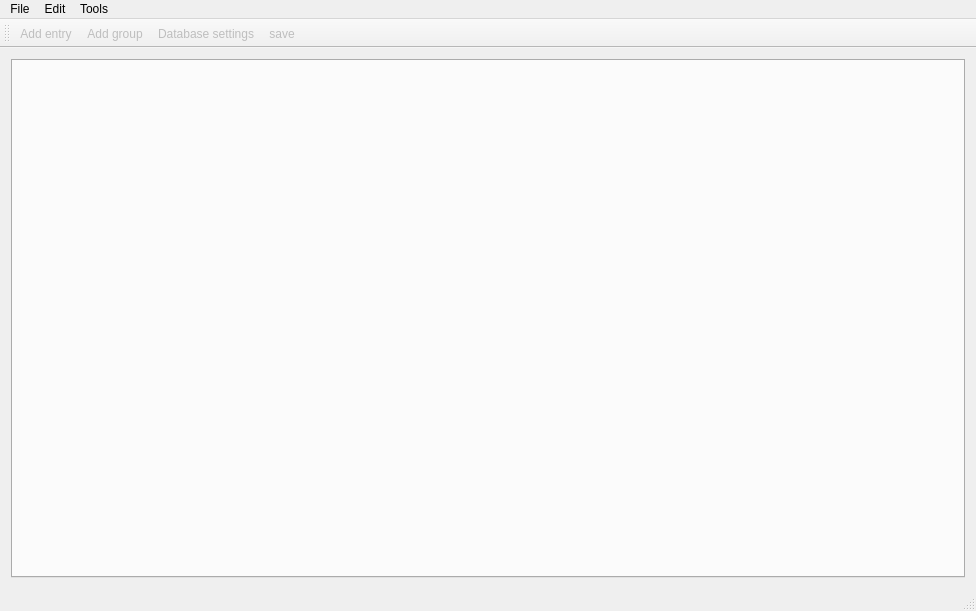
<?xml version="1.0" encoding="UTF-8"?>
<ui version="4.0">
 <class>QtPassWindow</class>
 <widget class="QMainWindow" name="QtPassWindow">
  <property name="geometry">
   <rect>
    <x>0</x>
    <y>0</y>
    <width>976</width>
    <height>611</height>
   </rect>
  </property>
  <property name="windowTitle">
   <string>QtPass</string>
  </property>
  <widget class="QWidget" name="centralWidget">
   <layout class="QHBoxLayout" name="horizontalLayout">
    <item>
     <widget class="QTabWidget" name="tabWidget">
      <property name="currentIndex">
       <number>-1</number>
      </property>
      <property name="tabsClosable">
       <bool>true</bool>
      </property>
      <property name="movable">
       <bool>true</bool>
      </property>
     </widget>
    </item>
   </layout>
  </widget>
  <widget class="QMenuBar" name="menuBar">
   <property name="geometry">
    <rect>
     <x>0</x>
     <y>0</y>
     <width>976</width>
     <height>20</height>
    </rect>
   </property>
   <widget class="QMenu" name="menuFile">
    <property name="title">
     <string>File</string>
    </property>
    <addaction name="actionOpen"/>
    <addaction name="separator"/>
    <addaction name="actionSave"/>
    <addaction name="actionSaveAs"/>
    <addaction name="actionClose"/>
    <addaction name="separator"/>
    <addaction name="actionExit"/>
   </widget>
   <widget class="QMenu" name="menuTools">
    <property name="title">
     <string>Tools</string>
    </property>
    <addaction name="actionGenerate_password"/>
    <addaction name="separator"/>
    <addaction name="actionDsAsDefault"/>
   </widget>
   <widget class="QMenu" name="menuEdit">
    <property name="title">
     <string>Edit</string>
    </property>
   </widget>
   <addaction name="menuFile"/>
   <addaction name="menuEdit"/>
   <addaction name="menuTools"/>
  </widget>
  <widget class="QToolBar" name="mainToolBar">
   <attribute name="toolBarArea">
    <enum>TopToolBarArea</enum>
   </attribute>
   <attribute name="toolBarBreak">
    <bool>false</bool>
   </attribute>
   <addaction name="actionAddEntry"/>
   <addaction name="actionAddGroup"/>
   <addaction name="actionDatabaseSettings"/>
   <addaction name="actionSave"/>
  </widget>
  <widget class="QStatusBar" name="statusBar"/>
  <action name="actionOpen">
   <property name="text">
    <string>Open</string>
   </property>
  </action>
  <action name="actionGenerate_password">
   <property name="text">
    <string>Generate password</string>
   </property>
  </action>
  <action name="actionDsAsDefault">
   <property name="text">
    <string>Set current display setting as default</string>
   </property>
  </action>
  <action name="actionAddEntry">
   <property name="enabled">
    <bool>false</bool>
   </property>
   <property name="icon">
    <iconset resource="icons/16x16/16x16.qrc">
     <normaloff>:/kdbx/icons/16x16/C00.png</normaloff>:/kdbx/icons/16x16/C00.png</iconset>
   </property>
   <property name="text">
    <string>Add entry</string>
   </property>
  </action>
  <action name="actionAddGroup">
   <property name="enabled">
    <bool>false</bool>
   </property>
   <property name="icon">
    <iconset resource="icons/16x16/16x16.qrc">
     <normaloff>:/kdbx/icons/16x16/C48.png</normaloff>:/kdbx/icons/16x16/C48.png</iconset>
   </property>
   <property name="text">
    <string>Add group</string>
   </property>
  </action>
  <action name="actionDatabaseSettings">
   <property name="enabled">
    <bool>false</bool>
   </property>
   <property name="icon">
    <iconset resource="icons/16x16/16x16.qrc">
     <normaloff>:/kdbx/icons/16x16/C57.png</normaloff>:/kdbx/icons/16x16/C57.png</iconset>
   </property>
   <property name="text">
    <string>Database settings</string>
   </property>
  </action>
  <action name="actionExit">
   <property name="icon">
    <iconset resource="icons/16x16/16x16.qrc">
     <normaloff>:/kdbx/icons/16x16/C45.png</normaloff>:/kdbx/icons/16x16/C45.png</iconset>
   </property>
   <property name="text">
    <string>Exit</string>
   </property>
  </action>
  <action name="actionSave">
   <property name="enabled">
    <bool>false</bool>
   </property>
   <property name="icon">
    <iconset resource="icons/16x16/16x16.qrc">
     <normaloff>:/kdbx/icons/16x16/C26.png</normaloff>:/kdbx/icons/16x16/C26.png</iconset>
   </property>
   <property name="text">
    <string>save</string>
   </property>
  </action>
  <action name="actionSaveAs">
   <property name="enabled">
    <bool>false</bool>
   </property>
   <property name="icon">
    <iconset resource="icons/16x16/16x16.qrc">
     <normaloff>:/kdbx/icons/16x16/C26.png</normaloff>:/kdbx/icons/16x16/C26.png</iconset>
   </property>
   <property name="text">
    <string>Save as</string>
   </property>
  </action>
  <action name="actionClose">
   <property name="enabled">
    <bool>false</bool>
   </property>
   <property name="icon">
    <iconset resource="icons/16x16/16x16.qrc">
     <normaloff>:/kdbx/icons/16x16/C45.png</normaloff>:/kdbx/icons/16x16/C45.png</iconset>
   </property>
   <property name="text">
    <string>Close</string>
   </property>
  </action>
 </widget>
 <layoutdefault spacing="6" margin="11"/>
 <resources>
  <include location="icons/16x16/16x16.qrc"/>
 </resources>
 <connections/>
</ui>
